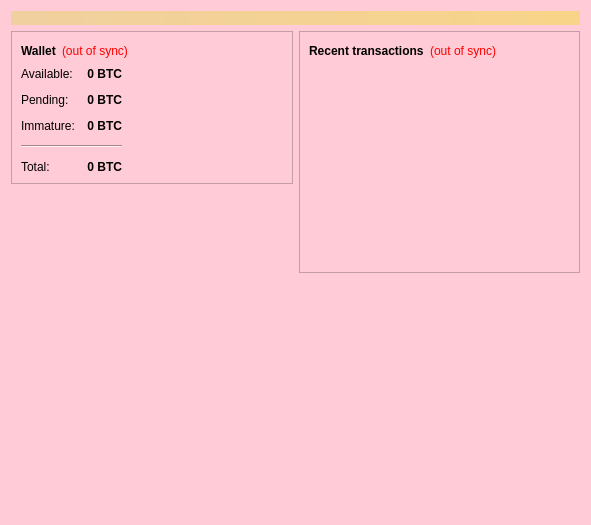
<?xml version="1.0" encoding="UTF-8"?>
<ui version="4.0">
 <class>OverviewPage</class>
 <widget class="QWidget" name="OverviewPage">
  <property name="geometry">
   <rect>
    <x>0</x>
    <y>0</y>
    <width>591</width>
    <height>525</height>
   </rect>
  </property>
  <property name="windowTitle">
   <string>Form</string>
  </property>
  <property name="styleSheet">
   <string notr="true">background-color:rgb(255, 203, 215)</string>
  </property>
  <layout class="QVBoxLayout" name="topLayout">
   <item>
    <widget class="QLabel" name="labelAlerts">
     <property name="visible">
      <bool>false</bool>
     </property>
     <property name="styleSheet">
      <string notr="true">background-color: qlineargradient(x1: 0, y1: 0, x2: 1, y2: 0, stop:0 #F0D0A0, stop:1 #F8D488); color:#000000;</string>
     </property>
     <property name="wordWrap">
      <bool>true</bool>
     </property>
     <property name="margin">
      <number>3</number>
     </property>
    </widget>
   </item>
   <item>
    <layout class="QHBoxLayout" name="horizontalLayout" stretch="1,1">
     <item>
      <layout class="QVBoxLayout" name="verticalLayout_2">
       <item>
        <widget class="QFrame" name="frame">
         <property name="frameShape">
          <enum>QFrame::StyledPanel</enum>
         </property>
         <property name="frameShadow">
          <enum>QFrame::Raised</enum>
         </property>
         <layout class="QVBoxLayout" name="verticalLayout_4">
          <item>
           <layout class="QHBoxLayout" name="horizontalLayout_4">
            <item>
             <widget class="QLabel" name="label_5">
              <property name="font">
               <font>
                <weight>75</weight>
                <bold>true</bold>
               </font>
              </property>
              <property name="text">
               <string>Wallet</string>
              </property>
             </widget>
            </item>
            <item>
             <widget class="QLabel" name="labelWalletStatus">
              <property name="toolTip">
               <string>The displayed information may be out of date. Your wallet automatically synchronizes with the sherlockcoin network after a connection is established, but this process has not completed yet.</string>
              </property>
              <property name="styleSheet">
               <string notr="true">QLabel { color: red; }</string>
              </property>
              <property name="text">
               <string notr="true">(out of sync)</string>
              </property>
              <property name="alignment">
               <set>Qt::AlignLeading|Qt::AlignLeft|Qt::AlignVCenter</set>
              </property>
             </widget>
            </item>
            <item>
             <spacer name="horizontalSpacer_2">
              <property name="orientation">
               <enum>Qt::Horizontal</enum>
              </property>
              <property name="sizeHint" stdset="0">
               <size>
                <width>40</width>
                <height>20</height>
               </size>
              </property>
             </spacer>
            </item>
           </layout>
          </item>
          <item>
           <layout class="QHBoxLayout" name="horizontalLayout_3">
            <item>
             <layout class="QFormLayout" name="formLayout_2">
              <property name="fieldGrowthPolicy">
               <enum>QFormLayout::AllNonFixedFieldsGrow</enum>
              </property>
              <property name="horizontalSpacing">
               <number>12</number>
              </property>
              <property name="verticalSpacing">
               <number>12</number>
              </property>
              <item row="0" column="0">
               <widget class="QLabel" name="label">
                <property name="text">
                 <string>Available:</string>
                </property>
               </widget>
              </item>
              <item row="0" column="1">
               <widget class="QLabel" name="labelBalance">
                <property name="font">
                 <font>
                  <weight>75</weight>
                  <bold>true</bold>
                 </font>
                </property>
                <property name="cursor">
                 <cursorShape>IBeamCursor</cursorShape>
                </property>
                <property name="toolTip">
                 <string>Your current spendable balance</string>
                </property>
                <property name="text">
                 <string notr="true">0 BTC</string>
                </property>
                <property name="alignment">
                 <set>Qt::AlignRight|Qt::AlignTrailing|Qt::AlignVCenter</set>
                </property>
                <property name="textInteractionFlags">
                 <set>Qt::LinksAccessibleByMouse|Qt::TextSelectableByKeyboard|Qt::TextSelectableByMouse</set>
                </property>
               </widget>
              </item>
              <item row="1" column="0">
               <widget class="QLabel" name="label_3">
                <property name="text">
                 <string>Pending:</string>
                </property>
               </widget>
              </item>
              <item row="1" column="1">
               <widget class="QLabel" name="labelUnconfirmed">
                <property name="font">
                 <font>
                  <weight>75</weight>
                  <bold>true</bold>
                 </font>
                </property>
                <property name="cursor">
                 <cursorShape>IBeamCursor</cursorShape>
                </property>
                <property name="toolTip">
                 <string>Total of transactions that have yet to be confirmed, and do not yet count toward the spendable balance</string>
                </property>
                <property name="text">
                 <string notr="true">0 BTC</string>
                </property>
                <property name="alignment">
                 <set>Qt::AlignRight|Qt::AlignTrailing|Qt::AlignVCenter</set>
                </property>
                <property name="textInteractionFlags">
                 <set>Qt::LinksAccessibleByMouse|Qt::TextSelectableByKeyboard|Qt::TextSelectableByMouse</set>
                </property>
               </widget>
              </item>
              <item row="2" column="0">
               <widget class="QLabel" name="labelImmatureText">
                <property name="text">
                 <string>Immature:</string>
                </property>
               </widget>
              </item>
              <item row="2" column="1">
               <widget class="QLabel" name="labelImmature">
                <property name="font">
                 <font>
                  <weight>75</weight>
                  <bold>true</bold>
                 </font>
                </property>
                <property name="toolTip">
                 <string>Mined balance that has not yet matured</string>
                </property>
                <property name="text">
                 <string notr="true">0 BTC</string>
                </property>
                <property name="alignment">
                 <set>Qt::AlignRight|Qt::AlignTrailing|Qt::AlignVCenter</set>
                </property>
                <property name="textInteractionFlags">
                 <set>Qt::LinksAccessibleByMouse|Qt::TextSelectableByKeyboard|Qt::TextSelectableByMouse</set>
                </property>
               </widget>
              </item>
              <item row="4" column="0">
               <widget class="QLabel" name="labelTotalText">
                <property name="text">
                 <string>Total:</string>
                </property>
               </widget>
              </item>
              <item row="4" column="1">
               <widget class="QLabel" name="labelTotal">
                <property name="font">
                 <font>
                  <weight>75</weight>
                  <bold>true</bold>
                 </font>
                </property>
                <property name="cursor">
                 <cursorShape>IBeamCursor</cursorShape>
                </property>
                <property name="toolTip">
                 <string>Your current total balance</string>
                </property>
                <property name="text">
                 <string notr="true">0 BTC</string>
                </property>
                <property name="alignment">
                 <set>Qt::AlignRight|Qt::AlignTrailing|Qt::AlignVCenter</set>
                </property>
                <property name="textInteractionFlags">
                 <set>Qt::LinksAccessibleByMouse|Qt::TextSelectableByKeyboard|Qt::TextSelectableByMouse</set>
                </property>
               </widget>
              </item>
              <item row="3" column="0" colspan="2">
               <widget class="Line" name="line">
                <property name="orientation">
                 <enum>Qt::Horizontal</enum>
                </property>
               </widget>
              </item>
             </layout>
            </item>
            <item>
             <spacer name="horizontalSpacer_3">
              <property name="orientation">
               <enum>Qt::Horizontal</enum>
              </property>
              <property name="sizeHint" stdset="0">
               <size>
                <width>40</width>
                <height>20</height>
               </size>
              </property>
             </spacer>
            </item>
           </layout>
          </item>
         </layout>
        </widget>
       </item>
       <item>
        <spacer name="verticalSpacer">
         <property name="orientation">
          <enum>Qt::Vertical</enum>
         </property>
         <property name="sizeHint" stdset="0">
          <size>
           <width>20</width>
           <height>40</height>
          </size>
         </property>
        </spacer>
       </item>
       <item>
        <widget class="QLabel" name="label_wallet_bgcoin">
         <property name="text">
          <string/>
         </property>
         <property name="pixmap">
          <pixmap resource="../sherlockcoin.qrc">:/images/about</pixmap>
         </property>
         <property name="scaledContents">
          <bool>false</bool>
         </property>
         <property name="alignment">
          <set>Qt::AlignCenter</set>
         </property>
         <property name="margin">
          <number>-2</number>
         </property>
        </widget>
       </item>
      </layout>
     </item>
     <item>
      <layout class="QVBoxLayout" name="verticalLayout_3">
       <item>
        <widget class="QFrame" name="frame_2">
         <property name="frameShape">
          <enum>QFrame::StyledPanel</enum>
         </property>
         <property name="frameShadow">
          <enum>QFrame::Raised</enum>
         </property>
         <layout class="QVBoxLayout" name="verticalLayout">
          <item>
           <layout class="QHBoxLayout" name="horizontalLayout_2">
            <item>
             <widget class="QLabel" name="label_4">
              <property name="text">
               <string>&lt;b&gt;Recent transactions&lt;/b&gt;</string>
              </property>
             </widget>
            </item>
            <item>
             <widget class="QLabel" name="labelTransactionsStatus">
              <property name="toolTip">
               <string>The displayed information may be out of date. Your wallet automatically synchronizes with the sherlockcoin network after a connection is established, but this process has not completed yet.</string>
              </property>
              <property name="styleSheet">
               <string notr="true">QLabel { color: red; }</string>
              </property>
              <property name="text">
               <string notr="true">(out of sync)</string>
              </property>
              <property name="alignment">
               <set>Qt::AlignRight|Qt::AlignTrailing|Qt::AlignVCenter</set>
              </property>
             </widget>
            </item>
            <item>
             <spacer name="horizontalSpacer">
              <property name="orientation">
               <enum>Qt::Horizontal</enum>
              </property>
              <property name="sizeHint" stdset="0">
               <size>
                <width>40</width>
                <height>20</height>
               </size>
              </property>
             </spacer>
            </item>
           </layout>
          </item>
          <item>
           <widget class="QListView" name="listTransactions">
            <property name="styleSheet">
             <string notr="true">QListView { background: transparent; }</string>
            </property>
            <property name="frameShape">
             <enum>QFrame::NoFrame</enum>
            </property>
            <property name="verticalScrollBarPolicy">
             <enum>Qt::ScrollBarAlwaysOff</enum>
            </property>
            <property name="horizontalScrollBarPolicy">
             <enum>Qt::ScrollBarAlwaysOff</enum>
            </property>
            <property name="selectionMode">
             <enum>QAbstractItemView::NoSelection</enum>
            </property>
           </widget>
          </item>
         </layout>
        </widget>
       </item>
       <item>
        <spacer name="verticalSpacer_2">
         <property name="orientation">
          <enum>Qt::Vertical</enum>
         </property>
         <property name="sizeHint" stdset="0">
          <size>
           <width>20</width>
           <height>40</height>
          </size>
         </property>
        </spacer>
       </item>
      </layout>
     </item>
    </layout>
   </item>
  </layout>
 </widget>
 <resources>
  <include location="../sherlockcoin.qrc"/>
 </resources>
 <connections/>
</ui>
